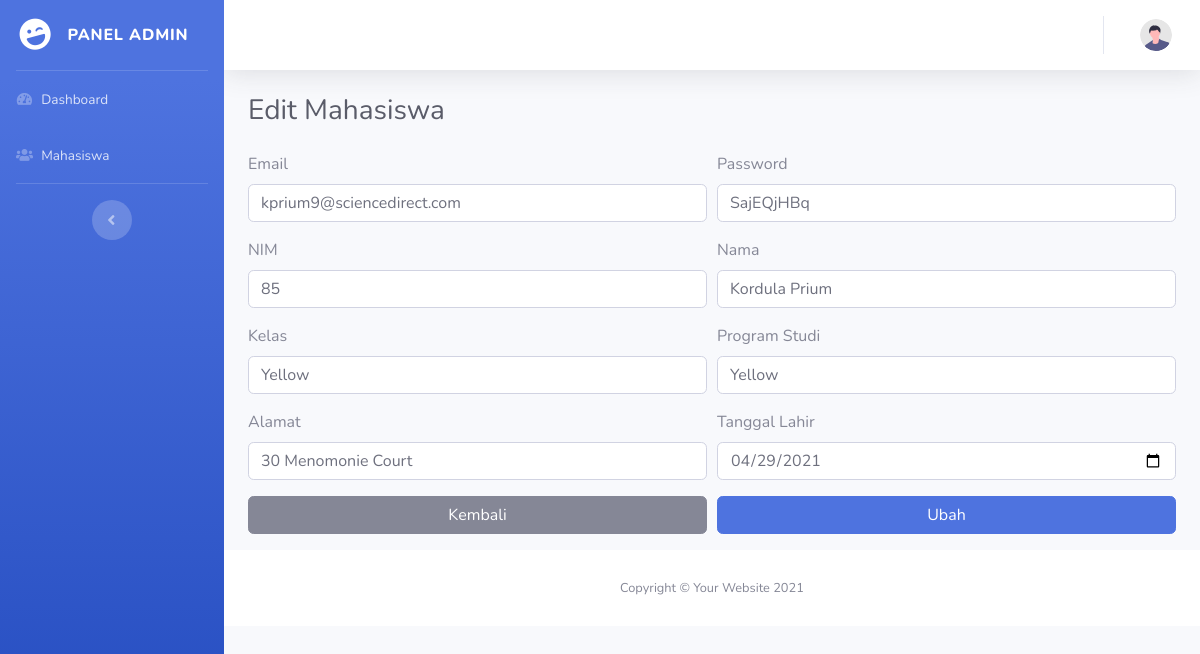
The page /admin_index.php?page=admin_edit_mahasiswa&nim=85 on the database as committed earlier.
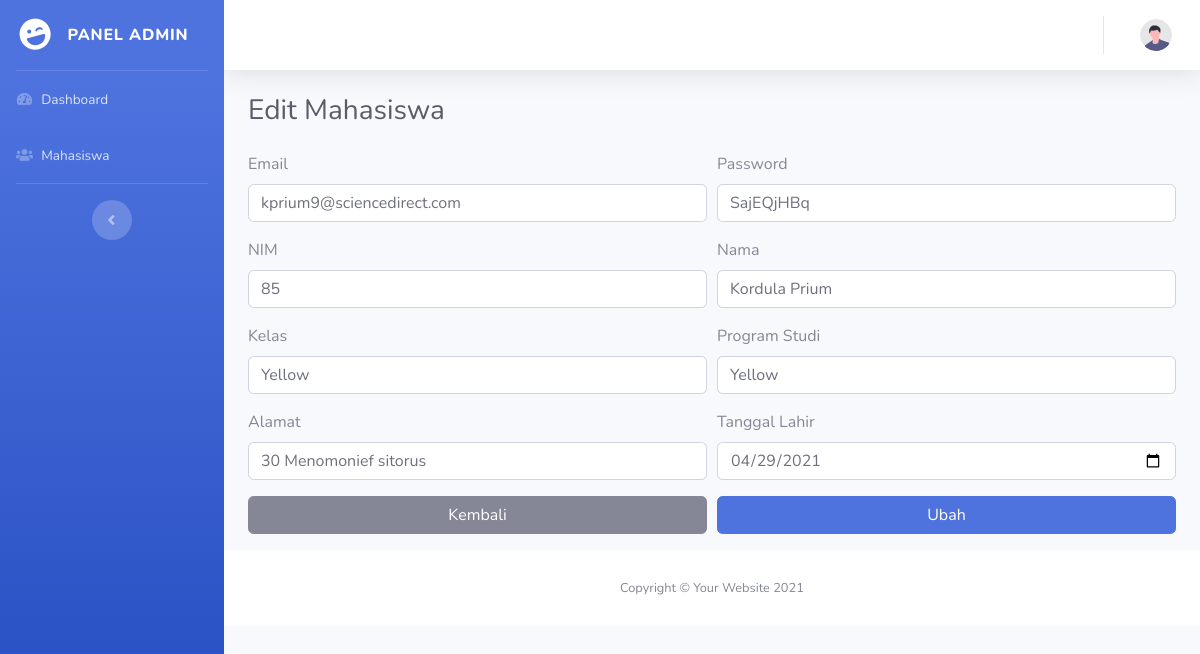
The same page on the database as committed later.
### tables this page shows
CREATE TABLE `mahasiswa` (
  `nim` int NOT NULL,
  `email` varchar(100) NOT NULL,
  `password` varchar(100) NOT NULL,
  `nama` varchar(100) NOT NULL,
  `kelas` varchar(100) DEFAULT NULL,
  `program_studi` varchar(100) DEFAULT NULL,
  `alamat` varchar(100) DEFAULT NULL,
  `tanggal_lahir` date DEFAULT NULL
);

### admin_edit_mahasiswa.php (the view)
<?php
$nim       = $_GET['nim'];
$query     = mysqli_query($koneksi, "SELECT * FROM mahasiswa WHERE nim='$nim'");
$mahasiswa = mysqli_fetch_assoc($query);
?>
<div class="d-sm-flex align-items-center justify-content-between mb-4 text-justify">
    <h1 class="h3 mb-0 text-gray-800 ">Edit Mahasiswa</h1>
</div>
<form method="POST" action="admin_proses_edit_mahasiswa.php">
    <div class="form-row">
        <div class="form-group col-md-6">
            <label for="email">Email</label>
            <input type="email" class="form-control" id="email" name="email" value="<?php echo $mahasiswa['email']; ?>" >
        </div>
        <div class="form-group col-md-6">
            <label for="password">Password</label>
            <input type="text" class="form-control" id="password" name="password" value="<?php echo $mahasiswa['password']; ?>">
        </div>
    </div>
    <div class="form-row">
        <div class="form-group col-md-6">
            <label for="nim">NIM</label>
            <input type="number" class="form-control" id="nim" name="nim" value="<?php echo $mahasiswa['nim']; ?>" >
        </div>
        <div class="form-group col-md-6">
            <label for="nama">Nama</label>
            <input type="text" class="form-control" id="nama" name="nama" value="<?php echo $mahasiswa['nama']; ?>" >
        </div>
    </div>
    <div class="form-row">
        <div class="form-group col-md-6">
            <label for="kelas">Kelas</label>
            <input type="text" class="form-control" id="kelas" name="kelas" value="<?php echo $mahasiswa['kelas']; ?>" >
        </div>
        <div class="form-group col-md-6">
            <label for="Program Studi">Program Studi</label>
            <input type="text" class="form-control" id="Program Studi" name="program_studi" value="<?php echo $mahasiswa['program_studi']; ?>" >
        </div>
    </div>
    <div class="form-row">
        <div class="form-group col-md-6">
            <label for="alamat">Alamat</label>
            <input type="text" class="form-control" id="alamat" name="alamat" value="<?php echo $mahasiswa['alamat']; ?>" >
        </div>
        <div class="form-group col-md-6">
            <label for="tanggal lahir">Tanggal Lahir</label>
            <input type="date" class="form-control" id="tanggal lahir" name="tanggal_lahir" value="<?php echo $mahasiswa['tanggal_lahir']; ?>" >
        </div>
    </div>
    <div class="form-row">
        <div class="form-group col-md-6">
            <a href="admin_index.php?page=admin_mahasiswa" class="btn btn-secondary col-md-12">Kembali</a>
        </div>
        <div class="form-group col-md-6">
            <input type="submit" value="Ubah" class="btn btn-primary col-md-12" name="ubah">
        </div>
    </div>
</form>

Rows that differ between the two databases and show on the page:
changed mahasiswa "kprium9@sciencedirect.com": alamat "30 Menomonie Court" → "30 Menomonief sitorus"
